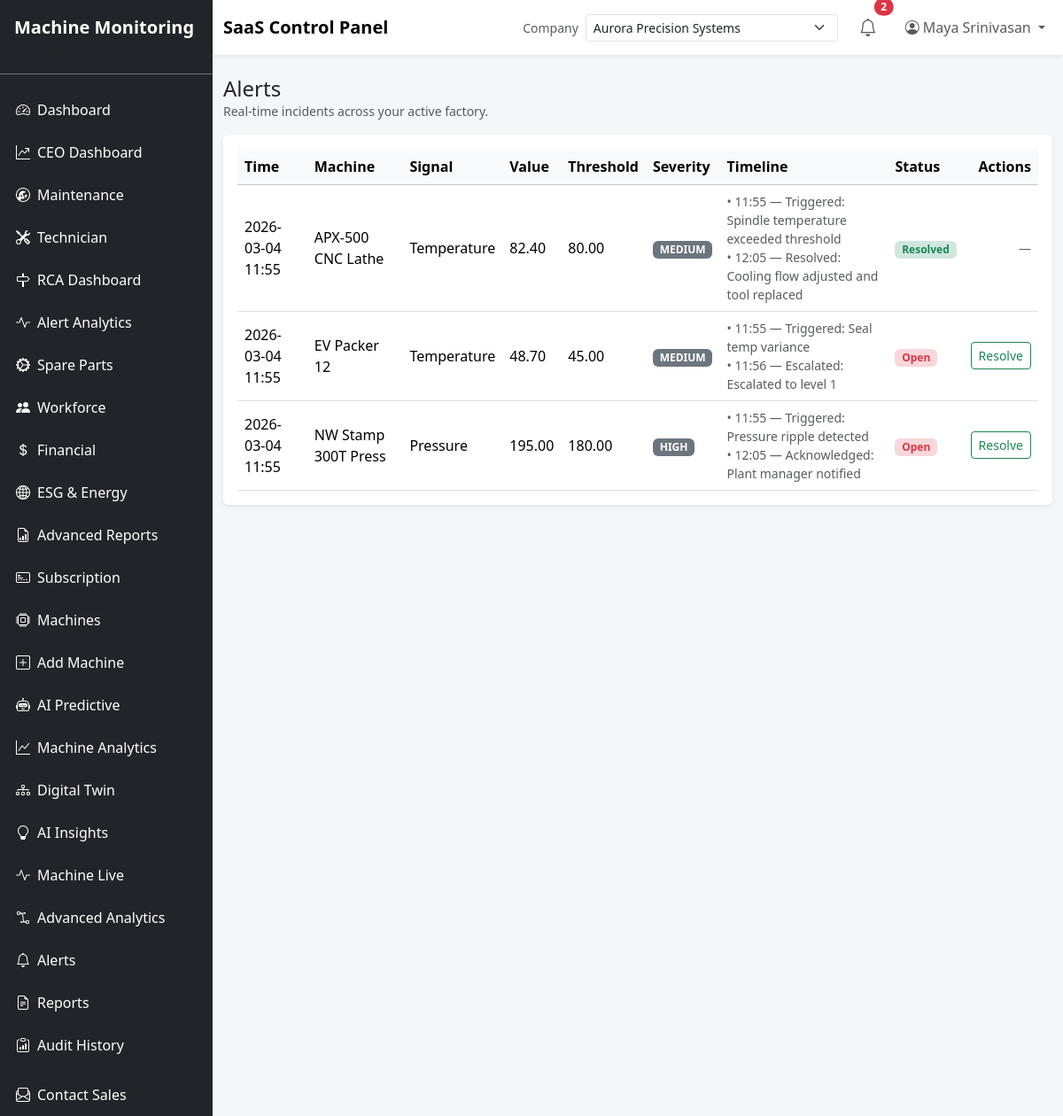
/alerts/ (signed in), run on an earlier commit of the app's database.
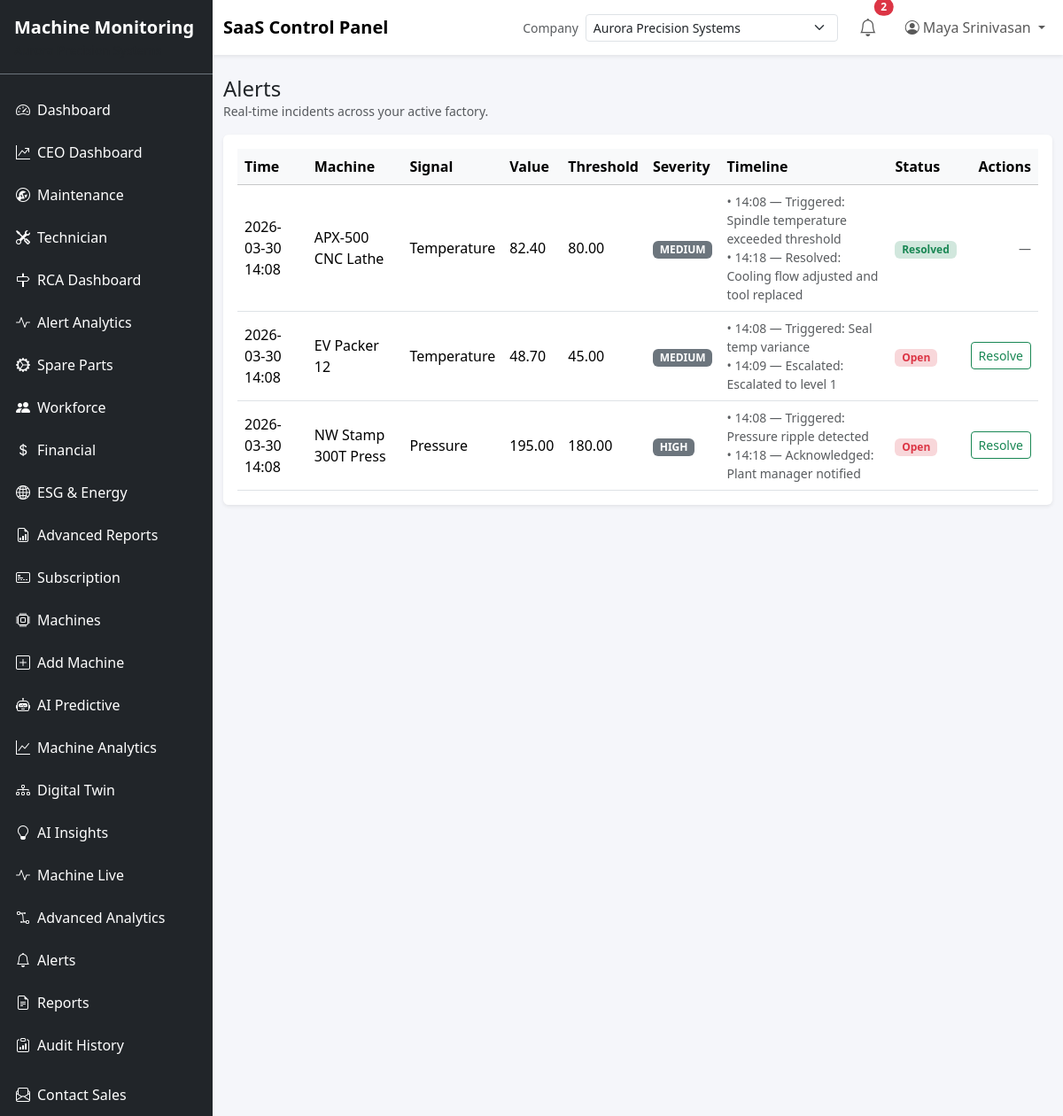
And on a later commit of the database.
### app/models/alert.py (models this page shows, shortened)
class Alert(db.Model):
    __tablename__ = "alerts"
    __table_args__ = (
        db.Index("ix_alert_machine_created", "machine_id", "created_at"),
        db.Index("ix_alert_company_resolved", "company_id", "status"),
        db.Index("ix_alert_machine", "machine_id"),
        db.Index("ix_alert_plant", "plant_id"),
        db.Index("ix_alert_status", "status"),
        db.Index("ix_alert_severity", "severity"),
        db.Index("ix_alert_created", "created_at"),
    )
    id = db.Column(db.Integer, primary_key=True)
    machine_id = db.Column(db.Integer, db.ForeignKey("machines.id"), nullable=False, index=True)
    plant_id = db.Column(db.Integer, db.ForeignKey("plants.id"), nullable=True, index=True)
    company_id = db.Column(db.Integer, db.ForeignKey("companies.id"), nullable=False, index=True)
    alert_type = db.Column(db.String(80), nullable=False)
    severity = db.Column(db.String(20), nullable=False, default="LOW")
    priority_score = db.Column(db.Float, nullable=True)
    grouped_alert_id = db.Column(db.Integer, db.ForeignKey("alert_groups.id"), nullable=True)
    sla_deadline = db.Column(db.DateTime, nullable=True)
    acknowledged_by = db.Column(db.Integer, db.ForeignKey("users.id"), nullable=True)
    acknowledged_at = db.Column(db.DateTime, nullable=True)
    resolved_at = db.Column(db.DateTime, nullable=True)
    escalation_level = db.Column(db.Integer, default=0, nullable=False)
    response_time_minutes = db.Column(db.Float, nullable=True)
    status = db.Column(db.String(20), nullable=False, default="OPEN")
    created_at = db.Column(db.DateTime, default=datetime.utcnow, nullable=False)
    sensor_type = db.Column(db.String(50), nullable=True)
    value = db.Column(db.Float)
    threshold = db.Column(db.Float)
    message = db.Column(db.Text, nullable=False)
    is_resolved = db.Column(db.Boolean, default=False, nullable=False)
    last_escalated_at = db.Column(db.DateTime, default=datetime.utcnow, nullable=False)
    resolved_by_user_id = db.Column(db.Integer, db.ForeignKey("users.id"))
    metadata_payload = db.Column(db.JSON, nullable=True)
    machine = db.relationship("Machine", back_populates="alerts")
    company = db.relationship("Company")
    plant = db.relationship("Plant")
    timelines = db.relationship(
        "AlertTimeline", back_populates="alert", cascade="all, delete-orphan", order_by="AlertTimeline.created_at"
    )
    group = db.relationship("AlertGroup", back_populates="alerts")

class AlertTimeline(db.Model):
    __tablename__ = "alert_timelines"
    id = db.Column(db.Integer, primary_key=True)
    alert_id = db.Column(db.Integer, db.ForeignKey("alerts.id"), nullable=False, index=True)
    event = db.Column(db.String(50), nullable=False)
    severity = db.Column(db.String(20))
    note = db.Column(db.Text)
    created_at = db.Column(db.DateTime, default=datetime.utcnow, nullable=False)
    alert = db.relationship("Alert", back_populates="timelines")

### app/models/machine.py (models this page shows, shortened)
class Machine(db.Model):
    __tablename__ = "machines"
    __table_args__ = (
        db.UniqueConstraint("machine_name", "company_id", name="uq_machine_company_name"),
        db.UniqueConstraint("plant_id", "machine_code", name="uq_machine_code_per_plant"),
    )
    id = db.Column(db.Integer, primary_key=True)
    machine_name = db.Column(db.String(120), nullable=False)
    machine_type = db.Column(db.String(120), nullable=False)
    machine_code = db.Column(db.String(60), nullable=True)
    model_number = db.Column(db.String(80))
    location = db.Column(db.String(120))
    installation_date = db.Column(db.Date)
    status = db.Column(db.String(20), nullable=False, default="idle")
    operational_state = db.Column(db.String(30), nullable=False, default="ready")
    company_id = db.Column(db.Integer, db.ForeignKey("companies.id"), nullable=False, index=True)
    plant_id = db.Column(db.Integer, db.ForeignKey("plants.id"), nullable=True, index=True)
    department_id = db.Column(db.Integer, db.ForeignKey("departments.id"), nullable=True, index=True)
    api_token = db.Column(db.String(128), unique=True, nullable=False, default=generate_secure_token)
    cost_per_hour = db.Column(db.Numeric(12, 2), nullable=False, default=0)
    revenue_per_hour = db.Column(db.Numeric(14, 2), nullable=False, default=0)
    expected_lifetime_hours = db.Column(db.Integer)
    last_seen = db.Column(db.DateTime, index=True)
    created_at = db.Column(db.DateTime, default=datetime.utcnow, nullable=False)
    company = db.relationship("Company", back_populates="machines")
    plant = db.relationship("Plant", back_populates="machines")
    department = db.relationship("Department", back_populates="machines")
    sensors = db.relationship(
        "Sensor", back_populates="machine", cascade="all, delete-orphan", lazy="dynamic"
    )
    data_points = db.relationship(
        "MachineData", back_populates="machine", cascade="all, delete-orphan", lazy="dynamic"
    )
    ai_analyses = db.relationship(
        "AiAnalysis", back_populates="machine", cascade="all, delete-orphan", lazy="dynamic"
    )
    alerts = db.relationship(
        "Alert", back_populates="machine", cascade="all, delete-orphan", lazy="dynamic"
    )
    kpis = db.relationship(
        "MachineKPI", back_populates="machine", cascade="all, delete-orphan", lazy="dynamic"
    )
    health_scores = db.relationship(
        "MachineHealthScore", back_populates="machine", cascade="all, delete-orphan", lazy="dynamic"
    )
    ai_predictions = db.relationship(
        "AIPrediction", backref="machine", cascade="all, delete-orphan", lazy="dynamic"
    )
    digital_twin = db.relationship(
        "DigitalTwin", uselist=False, cascade="all, delete-orphan", lazy="joined", back_populates="machine"
    )

### app/alerts/routes.py (the view)
@alerts_bp.route("/")
@login_required
@role_required("admin", "manager", "viewer")
def list_alerts():
    company_id = get_active_company_id()
    page = request.args.get("page", 1, type=int)
    pagination = (
        Alert.query.filter_by(company_id=company_id)
        .order_by(Alert.created_at.desc())
        .paginate(page=page, per_page=15, error_out=False)
    )
    alerts = pagination.items
    return render_template("alerts/list.html", alerts=alerts, pagination=pagination)

### app/extensions.py (called while the page is built)
    @staticmethod
    def _bypass_enabled() -> bool:
        try:
            return current_app.config.get("DEV_SHOW_ALL_USERS_DATA", False)
        except Exception:
            return False

    def _should_skip(self, criterion) -> bool:
        if not self._bypass_enabled():
            return False
        key = getattr(getattr(criterion, "left", None), "key", None)
        return key in self._scope_keys

    def filter(self, *criteria):
        if self._bypass_enabled():
            criteria = tuple(c for c in criteria if not self._should_skip(c))
        return super().filter(*criteria)

    def filter_by(self, **kwargs):
        if self._bypass_enabled():
            kwargs = {k: v for k, v in kwargs.items() if k not in self._scope_keys}
        return super().filter_by(**kwargs)

### app/models/user.py (called while the page is built)
    @property
    def is_admin(self) -> bool:
        role_name = self.role or ""
        primary_name = self.primary_role.name if self.primary_role else None
        active_role = primary_name or role_name
        return active_role.lower() in {"admin", "super_admin", "enterprise_admin"}

### app/templates/alerts/list.html (shortened to what this page needs)
{% extends 'base.html' %}
{% block content %}
{% set active_role = current_user.active_role|default('', true)|lower %}
<div class="d-flex justify-content-between align-items-center mb-3">
    <div>
        <h4 class="mb-0">Alerts</h4>
        <p class="text-muted small mb-0">Real-time incidents across your active factory.</p>
    </div>
</div>
<div class="card shadow-sm">
    <div class="card-body table-responsive">
        <table class="table align-middle mb-0">
            <thead class="table-light">
                <tr>
                    <th>Time</th>
                    <th>Machine</th>
                    <th>Signal</th>
                    <th>Value</th>
                    <th>Threshold</th>
                    <th>Severity</th>
                    <th>Timeline</th>
                    <th>Status</th>
                    <th class="text-end">Actions</th>
                </tr>
            </thead>
            <tbody>
                {% for alert in alerts %}
                <tr>
                    <td>{{ alert.created_at.strftime('%Y-%m-%d %H:%M') }}</td>
                    <td>{{ alert.machine.machine_name }}</td>
                    <td class="text-capitalize">{{ alert.sensor_type.replace('_', ' ') }}</td>
                    <td>{{ '%.2f'|format(alert.value) if alert.value is not none else '—' }}</td>
                    <td>{{ '%.2f'|format(alert.threshold) if alert.threshold is not none else '—' }}</td>
                    <td><span class="badge bg-{{ 'danger' if alert.severity=='critical' else 'warning' if alert.severity=='high' else 'info' if alert.severity=='medium' else 'secondary' }} text-uppercase">{{ alert.severity }}</span></td>
                    <td>
                        <div class="small text-muted">
                            {% for t in alert.timelines[-3:] %}
                            <div>• {{ t.created_at.strftime('%H:%M') }} — {{ t.event|replace('_', ' ')|capitalize }}{% if t.note %}: {{ t.note }}{% endif %}</div>
                            {% endfor %}
                        </div>
                    </td>
                    <td>
                        {% if alert.is_resolved %}
                        <span class="badge bg-success-subtle text-success">Resolved</span>
                        {% else %}
                        <span class="badge bg-danger-subtle text-danger">Open</span>
                        {% endif %}
                    </td>
                    <td class="text-end">
                        {% if not alert.is_resolved and (active_role in ['admin','manager'] or current_user.is_admin) %}
                        <form method="post" action="{{ url_for('alerts.resolve', alert_id=alert.id) }}" class="d-inline">
                            <button class="btn btn-sm btn-outline-success">Resolve</button>
                        </form>
                        {% else %}
                        <span class="text-muted small">—</span>
                        {% endif %}
                    </td>
                </tr>
                {% else %}
                <tr><td colspan="9" class="text-center text-muted py-4">No alerts.</td></tr>
                {% endfor %}
            </tbody>
        </table>
    </div>
</div>
{% endblock %}

What changed in the data, as far as the page shows it:
removed AlertTimeline: created_at "11:55", event "Triggered", note "Spindle temperature exceeded threshold", shown under Alert "APX-500 CNC Lathe"
removed AlertTimeline: created_at "12:05", event "Resolved", note "Cooling flow adjusted and tool replaced", shown under Alert "APX-500 CNC Lathe"
removed AlertTimeline: created_at "11:55", event "Triggered", note "Seal temp variance", shown under Alert "EV Packer 12"
removed AlertTimeline: created_at "11:56", event "Escalated", note "Escalated to level 1", shown under Alert "EV Packer 12"
removed AlertTimeline: created_at "11:55", event "Triggered", note "Pressure ripple detected", shown under Alert "Pressure"
removed AlertTimeline: created_at "12:05", event "Acknowledged", note "Plant manager notified", shown under Alert "Pressure"
changed Alert "APX-500 CNC Lathe": created_at "2026-03-04 11:55" → "2026-03-30 14:08"
added AlertTimeline: created_at "14:08", event "Triggered", note "Spindle temperature exceeded threshold", shown under Alert "APX-500 CNC Lathe"
added AlertTimeline: created_at "14:18", event "Resolved", note "Cooling flow adjusted and tool replaced", shown under Alert "APX-500 CNC Lathe"
changed Alert "EV Packer 12": created_at "2026-03-04 11:55" → "2026-03-30 14:08"
added AlertTimeline: created_at "14:08", event "Triggered", note "Seal temp variance", shown under Alert "EV Packer 12"
added AlertTimeline: created_at "14:09", event "Escalated", note "Escalated to level 1", shown under Alert "EV Packer 12"
changed Alert "Pressure": created_at "2026-03-04 11:55" → "2026-03-30 14:08"
added AlertTimeline: created_at "14:08", event "Triggered", note "Pressure ripple detected", shown under Alert "Pressure"
added AlertTimeline: created_at "14:18", event "Acknowledged", note "Plant manager notified", shown under Alert "Pressure"
